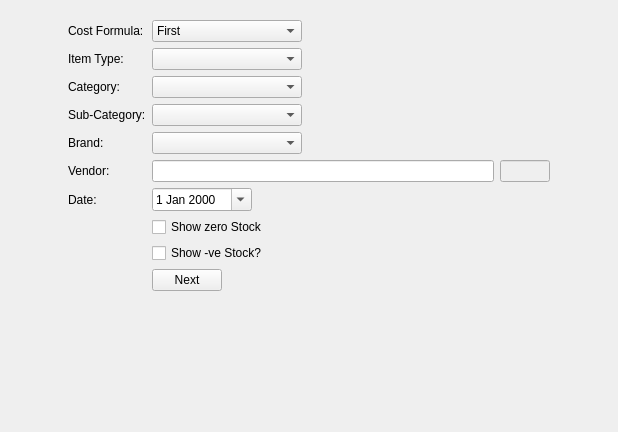
<?xml version="1.0" encoding="UTF-8"?>
<ui version="4.0">
 <class>StockReportPurchasePrice</class>
 <widget class="QWidget" name="StockReportPurchasePrice">
  <property name="geometry">
   <rect>
    <x>0</x>
    <y>0</y>
    <width>618</width>
    <height>432</height>
   </rect>
  </property>
  <property name="windowTitle">
   <string>Form</string>
  </property>
  <layout class="QGridLayout" name="gridLayout">
   <item row="0" column="0">
    <widget class="QFrame" name="frame">
     <property name="maximumSize">
      <size>
       <width>500</width>
       <height>16777215</height>
      </size>
     </property>
     <property name="frameShape">
      <enum>QFrame::NoFrame</enum>
     </property>
     <property name="frameShadow">
      <enum>QFrame::Raised</enum>
     </property>
     <layout class="QFormLayout" name="formLayout">
      <item row="2" column="0">
       <widget class="QLabel" name="label_2">
        <property name="text">
         <string>Item Type:</string>
        </property>
       </widget>
      </item>
      <item row="6" column="0">
       <widget class="QLabel" name="label_3">
        <property name="text">
         <string>Vendor:</string>
        </property>
       </widget>
      </item>
      <item row="6" column="1">
       <layout class="QHBoxLayout" name="horizontalLayout">
        <item>
         <widget class="QLineEdit" name="vendorname"/>
        </item>
        <item>
         <widget class="QLineEdit" name="vendorid">
          <property name="enabled">
           <bool>false</bool>
          </property>
          <property name="maximumSize">
           <size>
            <width>50</width>
            <height>16777215</height>
           </size>
          </property>
         </widget>
        </item>
       </layout>
      </item>
      <item row="11" column="1">
       <widget class="QPushButton" name="btn_next">
        <property name="maximumSize">
         <size>
          <width>70</width>
          <height>16777215</height>
         </size>
        </property>
        <property name="text">
         <string>Next</string>
        </property>
       </widget>
      </item>
      <item row="7" column="1">
       <widget class="QDateEdit" name="date">
        <property name="maximumSize">
         <size>
          <width>100</width>
          <height>16777215</height>
         </size>
        </property>
        <property name="calendarPopup">
         <bool>true</bool>
        </property>
       </widget>
      </item>
      <item row="7" column="0">
       <widget class="QLabel" name="label">
        <property name="text">
         <string>Date:</string>
        </property>
       </widget>
      </item>
      <item row="2" column="1">
       <widget class="QComboBox" name="itemtype">
        <property name="maximumSize">
         <size>
          <width>150</width>
          <height>16777215</height>
         </size>
        </property>
       </widget>
      </item>
      <item row="3" column="0">
       <widget class="QLabel" name="label_4">
        <property name="text">
         <string>Category:</string>
        </property>
       </widget>
      </item>
      <item row="3" column="1">
       <widget class="QComboBox" name="category">
        <property name="maximumSize">
         <size>
          <width>150</width>
          <height>16777215</height>
         </size>
        </property>
       </widget>
      </item>
      <item row="4" column="1">
       <widget class="QComboBox" name="subcategory">
        <property name="maximumSize">
         <size>
          <width>150</width>
          <height>16777215</height>
         </size>
        </property>
       </widget>
      </item>
      <item row="4" column="0">
       <widget class="QLabel" name="label_5">
        <property name="text">
         <string>Sub-Category:</string>
        </property>
       </widget>
      </item>
      <item row="5" column="0">
       <widget class="QLabel" name="label_6">
        <property name="text">
         <string>Brand:</string>
        </property>
       </widget>
      </item>
      <item row="5" column="1">
       <widget class="QComboBox" name="brand">
        <property name="maximumSize">
         <size>
          <width>150</width>
          <height>16777215</height>
         </size>
        </property>
       </widget>
      </item>
      <item row="9" column="1">
       <widget class="QCheckBox" name="showzero">
        <property name="maximumSize">
         <size>
          <width>110</width>
          <height>16777215</height>
         </size>
        </property>
        <property name="text">
         <string>Show zero Stock?</string>
        </property>
       </widget>
      </item>
      <item row="10" column="1">
       <widget class="QCheckBox" name="shownegative">
        <property name="maximumSize">
         <size>
          <width>110</width>
          <height>16777215</height>
         </size>
        </property>
        <property name="text">
         <string>Show -ve Stock?</string>
        </property>
       </widget>
      </item>
      <item row="1" column="0">
       <widget class="QLabel" name="label_7">
        <property name="text">
         <string>Cost Formula:</string>
        </property>
       </widget>
      </item>
      <item row="1" column="1">
       <widget class="QComboBox" name="cmb_costFor">
        <property name="maximumSize">
         <size>
          <width>150</width>
          <height>16777215</height>
         </size>
        </property>
        <property name="currentText">
         <string>Weighted</string>
        </property>
        <item>
         <property name="text">
          <string>First</string>
         </property>
        </item>
        <item>
         <property name="text">
          <string>Last</string>
         </property>
        </item>
        <item>
         <property name="text">
          <string>Weighted</string>
         </property>
        </item>
       </widget>
      </item>
     </layout>
    </widget>
   </item>
  </layout>
 </widget>
 <resources/>
 <connections/>
</ui>
